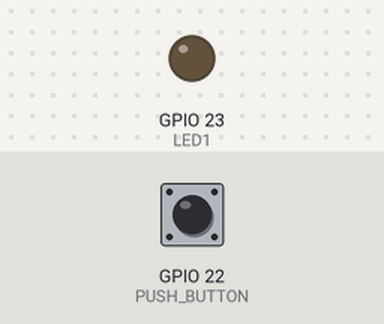
This program was run on a simulated Raspberry Pi (BCM pin numbers). Shown: output pins drawn as LEDs (lit = HIGH). The test bench sets the inputs (shaded band); at power-on: GPIO 22 (PUSH_BUTTON) HIGH.

Above: at 1.2 s.
1.3 s: GPIO 22 (PUSH_BUTTON) pulled LOW for 0.15 s
At 2.1 s:
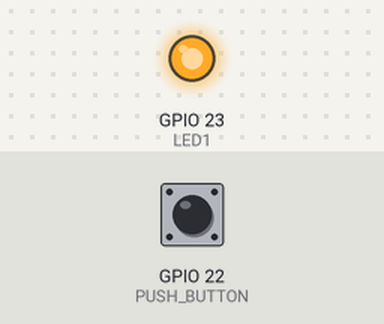
2.9 s: GPIO 22 (PUSH_BUTTON) pulled LOW for 1 s
At 3.3 s:
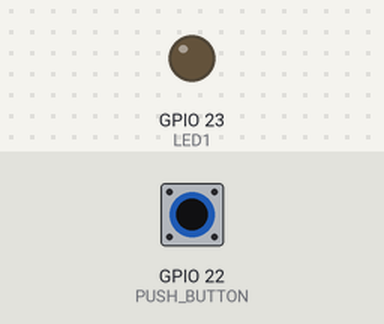
5.4 s: GPIO 22 (PUSH_BUTTON) pulled LOW for 3.2 s
At 6.4 s:
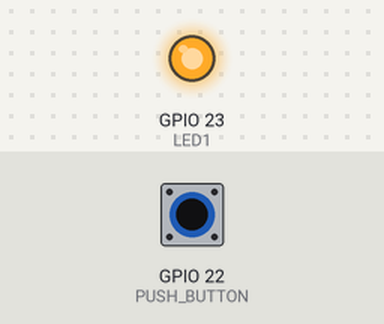
Timing chart, 0 to 8.4 s (numbered marks = the images above; inputs shaded):
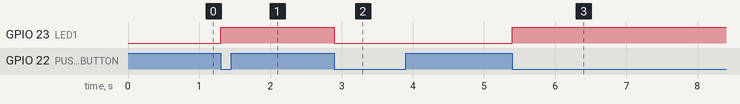

Measured:
- after the input at 1.3 s, GPIO 23 (LED1): LOW → HIGH at once
- after the input at 2.9 s, GPIO 23 (LED1): HIGH → LOW at once
- after the input at 5.4 s, GPIO 23 (LED1): LOW → HIGH at once

The program:

gpio_in_polling_edge.py
```python
#!/usr/bin/env python3
# -*- coding: utf-8 -*-
"""
Filename: gpio_in_polling_edge.py
Author: Manuel Caballero
Date: 13/June/2025
Version: 13/June/2025 The ORIGIN
Description:
    This script demonstrates how to change the state of an LED by a button.

    Follow me!:
	- GitHub:  https://github.com/AqueronteBlog
        - YouTube: https://www.youtube.com/user/AqueronteBlog
        - X:       https://twitter.com/aqueronteblog

License: MIT License
Contact: aqueronteblog@gmail.com
Dependencies: RPi.GPIO (rpi-lgpio), time
"""
import RPi.GPIO as GPIO

GPIO.setmode(GPIO.BCM)
LED1 = 23
PUSH_BUTTON = 22

GPIO.setup(LED1, GPIO.OUT)
GPIO.setup(PUSH_BUTTON, GPIO.IN, pull_up_down=GPIO.PUD_UP)

led1_state = GPIO.LOW

while True:
    GPIO.wait_for_edge(PUSH_BUTTON, GPIO.FALLING, bouncetime=200)

    led1_state = ~led1_state
    GPIO.output(LED1, led1_state)
```
